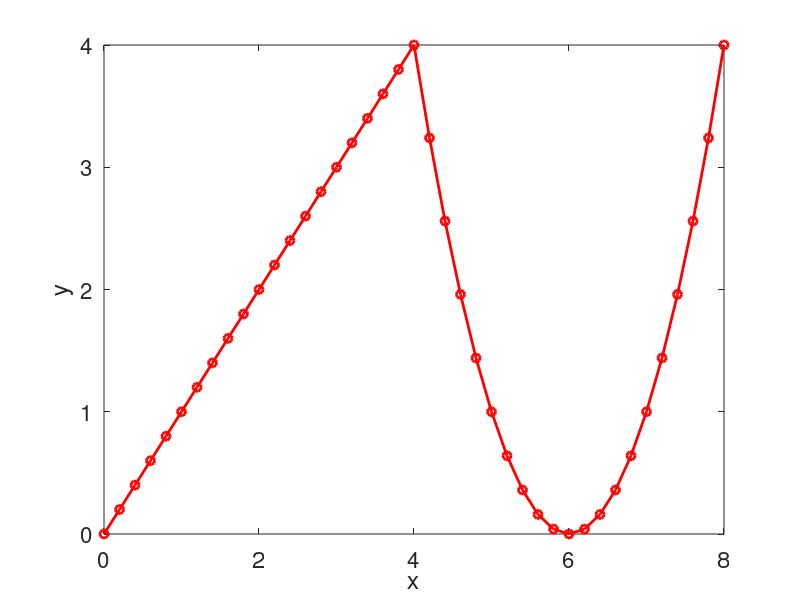

Source code (MATLAB):
% Ingeniate en Octave - 2023 - FCAI-UNCuyo
% 
% Trabajo Practico 4 - Ejercicio 1
% Este es un script que contiene una funcion rampa(x).
% Primero se crea la funcion y finalmente se comprueba que funcione.

clear 
close all
clc

% ---------------------------------------------------------------
% 1) Creamos la funcion:

function y=rampa(x)
  % Esta funcion le asigna un valor de y a x, siguiendo dos criterios diferentes,
  % los cuales se encontraran en el practico del curso. 

  % se crea un vector de ceros "y" donde se pretenden guardar
  % los valores de la funcion
  y = zeros(size(x));
    
  %para cada elemento de x se calcula el valor de y
  for i = 1:length(x)
    if x(i) >= 4
      y(i) = (x(i)-6)^2;
    else 
      y(i) = x(i);
    end
  end
endfunction 

% ---------------------------------------------------------------
% 2) Comprobamos que la funcion tp4_rampa funciona correctamente
x=linspace(0,8,41);
y=rampa(x);
plot(x,y,'ro-','linewidth',2)
xlabel('x','fontsize',20)
ylabel('y','fontsize',20)
set(gca,'fontsize',16)